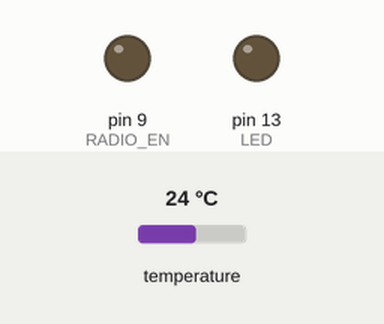
Simulated run of this sketch. Board: Arduino Uno, built with avr-gcc and run on an emulated ATmega328P. Shown: output pins drawn as LEDs (lit = HIGH). The inputs (shaded band) are chosen by the test bench; at power-on: temperature 24 °C. No radio packets arrive unless stated; pins used as bus, display or sensor lines are not drawn.

Above: at 0.3 s.
At 9.66 s:
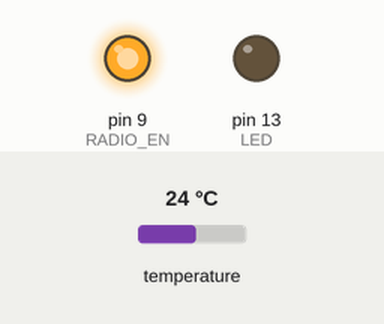
Timing chart, 0 to 11.5 s (numbered marks = the images above):
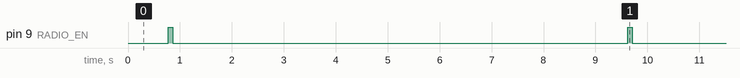

The sketch:

BoatFridgeSender.ino
```cpp
#include <SPI.h>
#include <RH_RF69.h>
#include <LowPower.h>
#include <Wire.h>
#include <OneWire.h>
#include <DallasTemperature.h>

#define DEBUG         0

#define RFM69_INT     3
#define RFM69_CS      4
#define RFM69_RST     2
#define LED           13
#define RADIO_EN      9
#define THERM_PIN     8

RH_RF69 rf69(RFM69_CS, RFM69_INT);

uint8_t key[] = { 0x26, 0x26, 0x26, 0x26, 0x26, 0x26, 0x26, 0x26,
                  0x26, 0x26, 0x26, 0x26, 0x26, 0x26, 0x26, 0x26};

OneWire oneWire(THERM_PIN);
DallasTemperature sensors(&oneWire);

void setup()
{
  #if DEBUG
    Serial.begin(115200);
  #endif

  pinMode(LED, OUTPUT);
  pinMode(RFM69_RST, OUTPUT);
  pinMode(RADIO_EN, OUTPUT);

  Wire.begin();
  sensors.begin();
}


void loop()
{

  #if DEBUG
    Serial.println("Preparing to read thermometer");
  #endif

  sensors.requestTemperatures();

  float tempF = sensors.getTempFByIndex(0);
  int temp = 0;

  // Check if reading was successful
  if(tempF != DEVICE_DISCONNECTED_F)
  {
    temp = round(tempF);
  }


  #if DEBUG
    Serial.print("Therm Val: ");
    Serial.println(temp);
  #endif

  digitalWrite(RADIO_EN, HIGH);

  // manual reset
  digitalWrite(RFM69_RST, HIGH);
  delay(10);
  digitalWrite(RFM69_RST, LOW);
  delay(10);

  #if DEBUG
  Serial.println("Initializing radio");
  #endif

  rf69.init();

  rf69.setFrequency(433.0);

  rf69.setTxPower(14, true);

  rf69.setEncryptionKey(key);

  #if DEBUG
  Serial.println("Sending to rf69_server");
  #endif


  uint8_t data[] = {0x0, 0x1, 0x0, 0x0, byte(temp), 0x0};

  rf69.send(data, sizeof(data));
  rf69.waitPacketSent();

  digitalWrite(RADIO_EN, LOW);

  #if DEBUG
  Serial.println("Sent; going to sleep");
  Serial.flush();
  #endif

  LowPower.powerDown(SLEEP_8S, ADC_OFF, BOD_OFF);

}
```

Measured:
- by itself, pin 9 (RADIO_EN): alternates HIGH for 0.08 s and LOW for 8.8 s
